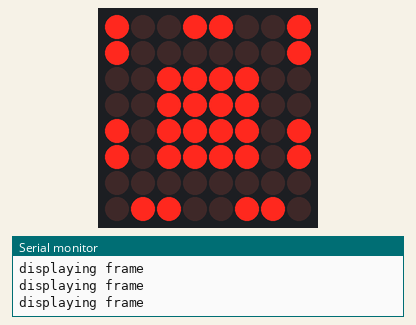
The sketch below on a simulated Arduino Uno, built with avr-gcc and run on an emulated ATmega328P. Shown: 8×8 LED matrix, the last lines printed to the serial monitor.

Above: at 0.1 s.
At 0.6 s:
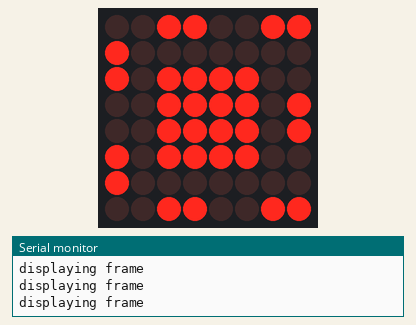
At 1.1 s:
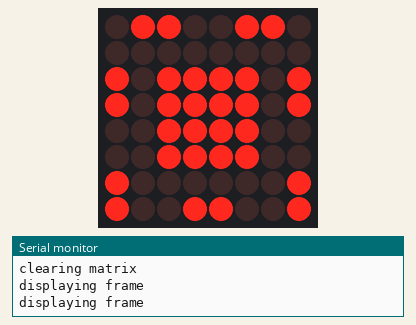
At 1.7 s:
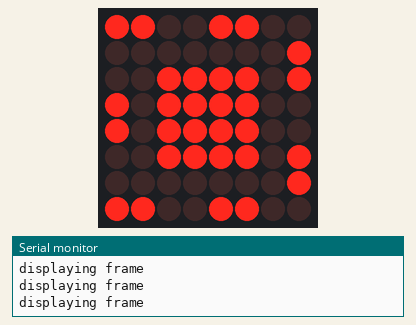

The sketch:

_04_test.ino
```cpp
// (licence header left out)
#include "MateMatrix.h"
#include <avr/pgmspace.h>

byte rahmen1[] = {
  B11001100,
  B00000001,
  B00000001,
  B10000000,
  B10000000,
  B00000001,
  B00000001,
  B11001100
};

byte rahmen2[] = {
  B01100110,
  B00000000,
  B10000001,
  B10000001,
  B00000000,
  B00000000,
  B10000001,
  B10011001
};

byte rahmen3[] = {
  B00110011,
  B10000000,
  B10000000,
  B00000001,
  B00000001,
  B10000000,
  B10000000,
  B00110011
};

byte rahmen4[] = {
  B10011001,
  B10000001,
  B00000000,
  B00000000,
  B10000001,
  B10000001,
  B00000000,
  B01100110
};

byte smily[] = {
  B00000000,
  B00000000,
  B00111100,
  B00111100,
  B00111100,
  B00111100,
  B00000000,
  B00000000
};

void setup(){
  Serial.begin(9600); // serial communication initialize
  initialisiereMatrix();
}

void loop(){
  schalteMatrixAus();
  speichereBild(smily);
  speichereBild(rahmen1);
  zeigeGespeichertesBild();
  delay(500);
  schalteMatrixAus();
  speichereBild(smily);
  speichereBild(rahmen2);
  zeigeGespeichertesBild();
  delay(500);
  schalteMatrixAus();
  speichereBild(smily);
  speichereBild(rahmen3);
  zeigeGespeichertesBild();
  delay(500);
  schalteMatrixAus();
  speichereBild(smily);
  speichereBild(rahmen4);
  zeigeGespeichertesBild();
  delay(500);
}
```

MateMatrix.cpp
```cpp
// (licence header left out)
#include "Arduino.h"
#include <binary.h>
#include "MateMatrix.h"
#include "LedControl.h"

int dataPin = 8;    // DIN pin of MAX7219 module
int chipSelectPin = 9;    // CS pin of MAX7219 module
int clockPin = 10;  // CLK pin of MAX7219 module

byte currentMatrix[] = {
  B00000000,
  B00000000,
  B00000000,
  B00000000,
  B00000000,
  B00000000,
  B00000000,
  B00000000
};

LedControl lc = LedControl(dataPin, clockPin, chipSelectPin, 1);

void initialisiereMatrix() {
  int ledBrightness = 3; // dot matix intensity 0-15
  for(int index=0; index<lc.getDeviceCount(); index++) {
    lc.shutdown(index, false); // disable auto shutdown
    lc.setScanLimit(index, 7); // use all digits
    lc.setIntensity(index, ledBrightness); // set brightness
  }

  for(int i = 0;i<8;i++) {
    currentMatrix[i] = B00000000;
  }
}

void schalteMatrixAus(){
  Serial.println("clearing matrix");
  for(int index=0; index < lc.getDeviceCount(); index++){
    lc.clearDisplay(index);
  }

  for(int i = 0;i<8;i++) {
    currentMatrix[i] = B00000000;
  }
}

void zeigeBild(byte columns[]){
  Serial.println("displaying frame");
  for(int i = 0; i<8; i++){
    lc.setColumn(0, i, columns[i]|currentMatrix[i]);
  }
}

void zeigeGespeichertesBild(){
  Serial.println("displaying frame");
  for(int i = 0; i<8; i++){
    lc.setColumn(0, i, currentMatrix[i]);
  }
}

void speichereBild(byte columns[]){
  Serial.println("displaying frame");
  for(int i = 0; i<8; i++){
    currentMatrix[i] = columns[i]|currentMatrix[i];
    lc.setColumn(0, i, currentMatrix[i]);
  }
}
```

MateMatrix.h
```cpp
// (licence header left out)
#ifndef _MateMatrix_H_
#define _MateMatrix_H_

#include "Arduino.h"

/**
 * Creates and initializes a new Matrix instance
 */
void initialisiereMatrix();

/**
 * Blanks out all of the matrix's LEDs
 */
void schalteMatrixAus();

/**
 * Displays a frame on the matrix
 */
void zeigeBild(byte columns[]);

/**
 * concatenate the new matrix with the old one and save and show the result
 */
void speichereBild(byte columns[]);

/**
 * displays the internally saved matrix
 */
void zeigeGespeichertesBild();
#endif
```

Measured:
- by itself, everything shown: repeats every 2.1 s, in 4 steps
- what the display in image 1 shows lasts 0.5 s, from 0.6 s to 1.1 s
